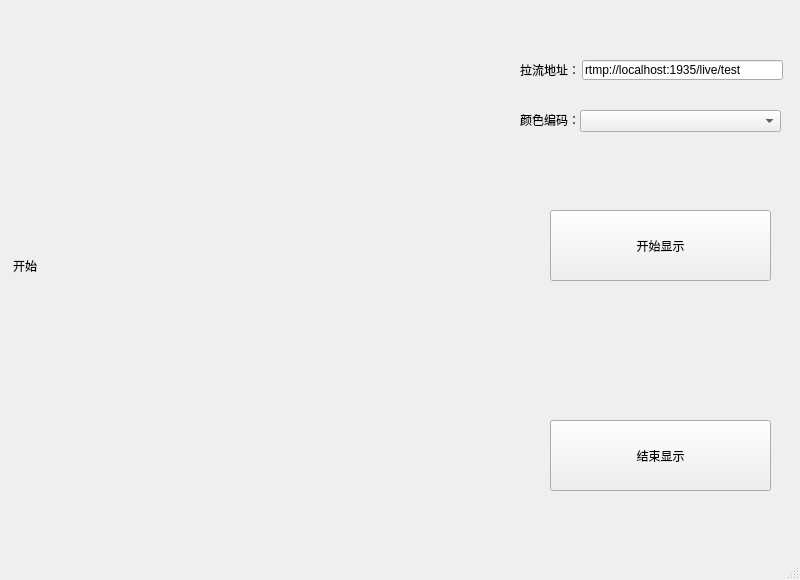
<?xml version="1.0" encoding="UTF-8"?>
<ui version="4.0">
 <class>MainWindow</class>
 <widget class="QMainWindow" name="MainWindow">
  <property name="geometry">
   <rect>
    <x>0</x>
    <y>0</y>
    <width>800</width>
    <height>580</height>
   </rect>
  </property>
  <property name="windowTitle">
   <string>MainWindow</string>
  </property>
  <widget class="QWidget" name="centralwidget">
   <widget class="QLabel" name="display_label">
    <property name="geometry">
     <rect>
      <x>13</x>
      <y>10</y>
      <width>501</width>
      <height>511</height>
     </rect>
    </property>
    <property name="text">
     <string>开始</string>
    </property>
   </widget>
   <widget class="QPushButton" name="startButton">
    <property name="geometry">
     <rect>
      <x>550</x>
      <y>210</y>
      <width>221</width>
      <height>71</height>
     </rect>
    </property>
    <property name="text">
     <string>开始显示</string>
    </property>
   </widget>
   <widget class="QPushButton" name="endButton">
    <property name="geometry">
     <rect>
      <x>550</x>
      <y>420</y>
      <width>221</width>
      <height>71</height>
     </rect>
    </property>
    <property name="text">
     <string>结束显示</string>
    </property>
   </widget>
   <widget class="QLineEdit" name="lineEdit">
    <property name="geometry">
     <rect>
      <x>582</x>
      <y>60</y>
      <width>201</width>
      <height>20</height>
     </rect>
    </property>
    <property name="text">
     <string>rtmp://localhost:1935/live/test</string>
    </property>
   </widget>
   <widget class="QLabel" name="label">
    <property name="geometry">
     <rect>
      <x>520</x>
      <y>60</y>
      <width>71</width>
      <height>20</height>
     </rect>
    </property>
    <property name="text">
     <string>拉流地址：</string>
    </property>
   </widget>
   <widget class="QComboBox" name="comboBox">
    <property name="geometry">
     <rect>
      <x>580</x>
      <y>110</y>
      <width>201</width>
      <height>22</height>
     </rect>
    </property>
   </widget>
   <widget class="QLabel" name="label_2">
    <property name="geometry">
     <rect>
      <x>520</x>
      <y>110</y>
      <width>61</width>
      <height>20</height>
     </rect>
    </property>
    <property name="text">
     <string>颜色编码：</string>
    </property>
   </widget>
  </widget>
  <widget class="QMenuBar" name="menubar">
   <property name="geometry">
    <rect>
     <x>0</x>
     <y>0</y>
     <width>800</width>
     <height>23</height>
    </rect>
   </property>
  </widget>
  <widget class="QStatusBar" name="statusbar"/>
 </widget>
 <resources/>
 <connections/>
</ui>
